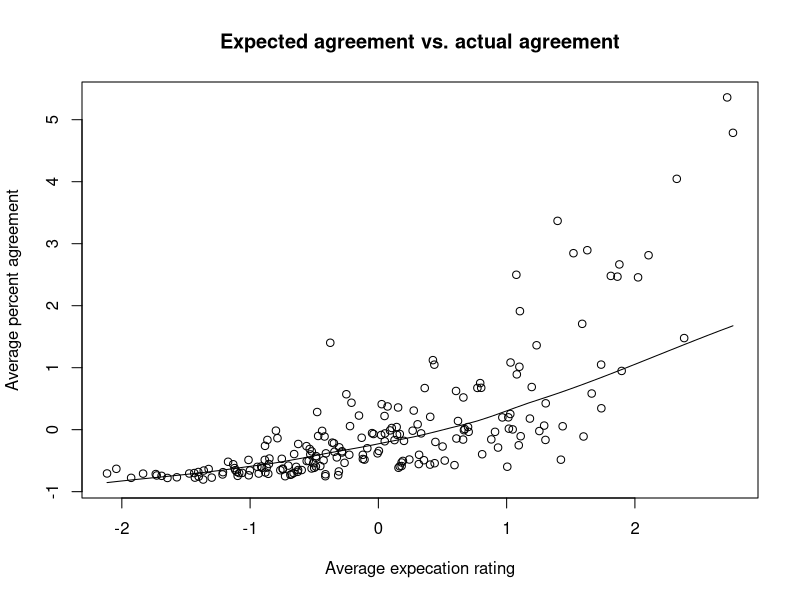
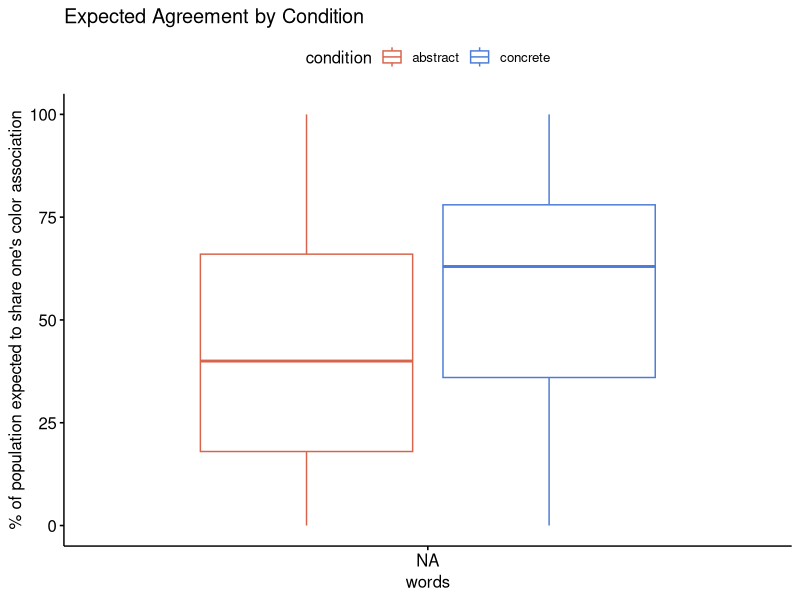
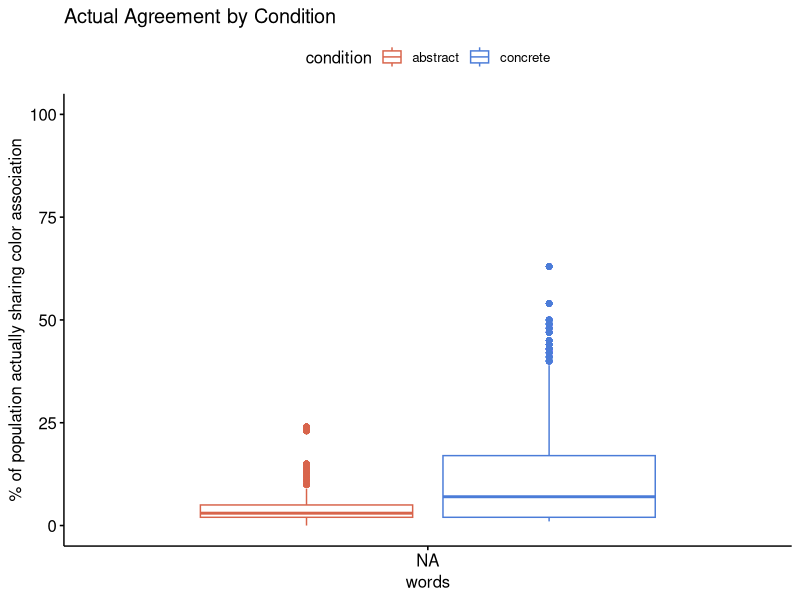
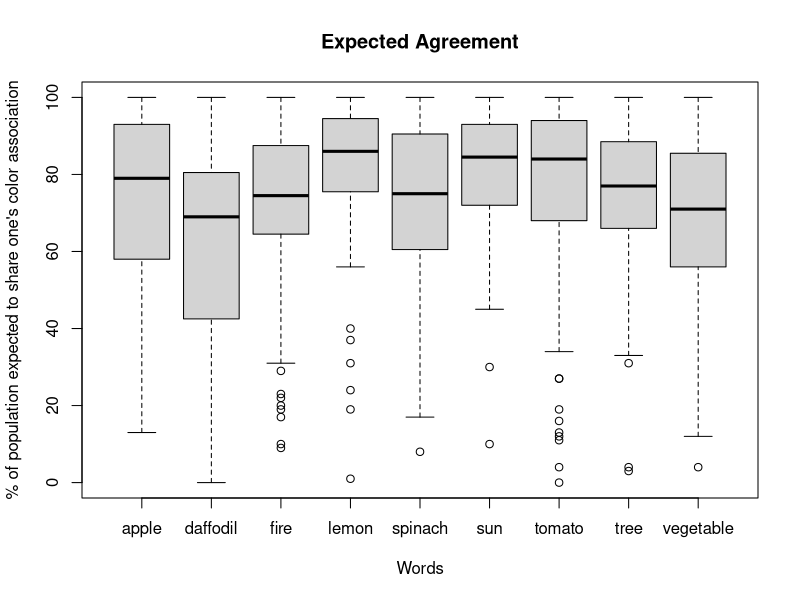
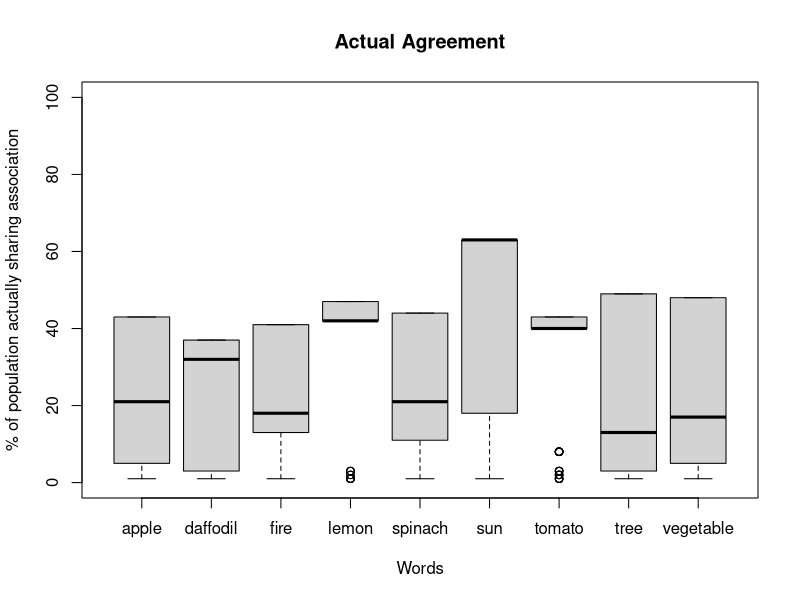

Source code (R) for these figures, in order:
## ---- chunk 1
library(tidyverse)
library(knitr)
library(scales)
library(xtable)
library(broom)
## ---- chunk 2
dExpectation = read_csv('./expectation/expectations-by-condition.csv') 
dTruth = read_csv('./expectation/ground-truth-by-condition.csv') 
## ---- chunk 3
# Average expectation rating slider 
avgExpectation <- aggregate(dExpectation[, 2], list(dExpectation$word), mean)
# Each person and say what percent matched their response -> then average that 
avgTruth <- aggregate(dTruth[, 2], list(dTruth$word), mean)

# Z score averages of expectation rating and actual percent matches (across participants) and compare
expectation <- aggregate(dExpectation[, 2], list(dExpectation$word), mean) %>% 
  mutate(zscore = (sliderResponse - mean(sliderResponse))/sd(sliderResponse))

truth <-  aggregate(dTruth[, 2], list(dTruth$word), mean) %>% 
  mutate(zscore = (groundTruth - mean(groundTruth))/sd(groundTruth))
## ---- chunk 4
scatter.smooth(x=expectation$zscore, y=truth$zscore, xlab="Average expecation rating", ylab="Average percent agreement", main="Expected agreement vs. actual agreement")
## ---- chunk 5
library("ggpubr")
ggboxplot(dExpectation, y = "sliderResponse", main= "Expected Agreement by Condition",
          color = "condition", palette = c("#D8644B", "#4B7CD8"),
          order = c("concrete", "abstract"), ylim = c(0, 100),
          ylab = "% of population expected to share one's color association", xlab="words")
## ---- chunk 6


ggboxplot(dTruth, y = "groundTruth", main= "Actual Agreement by Condition",
          color = "condition", palette = c("#D8644B", "#4B7CD8"),
          order = c("concrete", "abstract"), ylim = c(0, 100),
          ylab = "% of population actually sharing color association", xlab="words")
## ---- chunk 7
selectedWords <- filter(dExpectation, word %in% c("lemon", "sun", "tomato", "fire", "apple", "spinach", "vegetable", "tree", "daffodil"))

boxplot(sliderResponse~word, data=selectedWords, main="Expected Agreement",
   xlab="Words", ylab="% of population expected to share one's color association", ylim = c(0, 100))
## ---- chunk 8
selectedWords <- filter(dTruth, word %in% c("lemon", "sun", "tomato", "fire", "apple", "spinach", "vegetable", "tree", "daffodil"))

boxplot(groundTruth~word, data=selectedWords, main="Actual Agreement",
   xlab="Words", ylab="% of population actually sharing association", ylim = c(0, 100))
